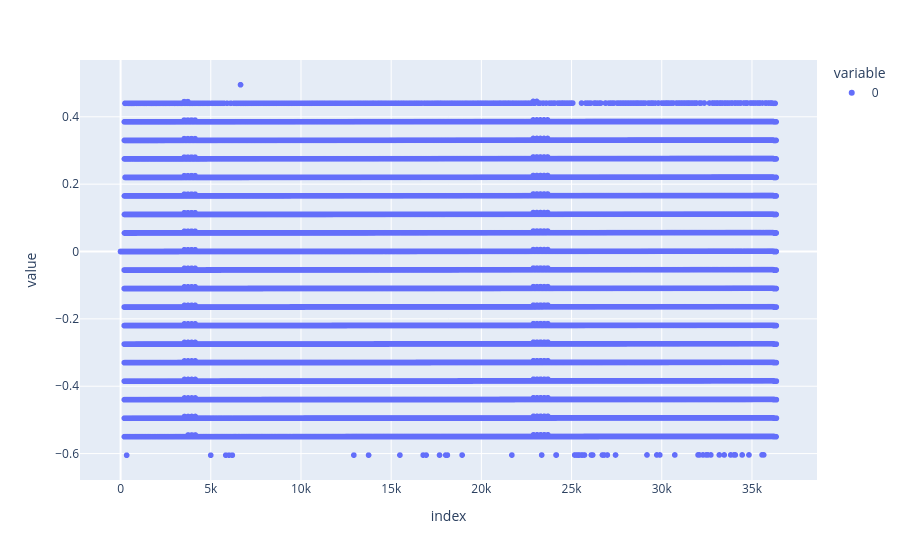

Source (notebook cell):
### Code cell
px.scatter((df["timestamp"] - df["timestamp_corrected"]).dt.total_seconds())

### Figure 1 — Plotly figure (JSON) as saved in the notebook; plotly's stock layout.template omitted (floating-point values rounded to 4 significant figures; data arrays with more than 128 entries replaced by an {"elided": "..."} marker saying what was removed)
{"data": [{"hovertemplate": "variable=0<br>index=%{x}<br>value=%{y}<extra></extra>", "legendgroup": "0", "marker": {"color": "#636efa", "symbol": "circle"}, "mode": "markers", "name": "0", "showlegend": true, "type": "scattergl", "x": {"elided": "36356 int values"}, "xaxis": "x", "y": {"elided": "36356 float values"}, "yaxis": "y"}], "layout": {"legend": {"title": {"text": "variable"}, "tracegroupgap": 0}, "margin": {"t": 60}, "xaxis": {"anchor": "y", "domain": [0, 1], "title": {"text": "index"}}, "yaxis": {"anchor": "x", "domain": [0, 1], "title": {"text": "value"}}}}
